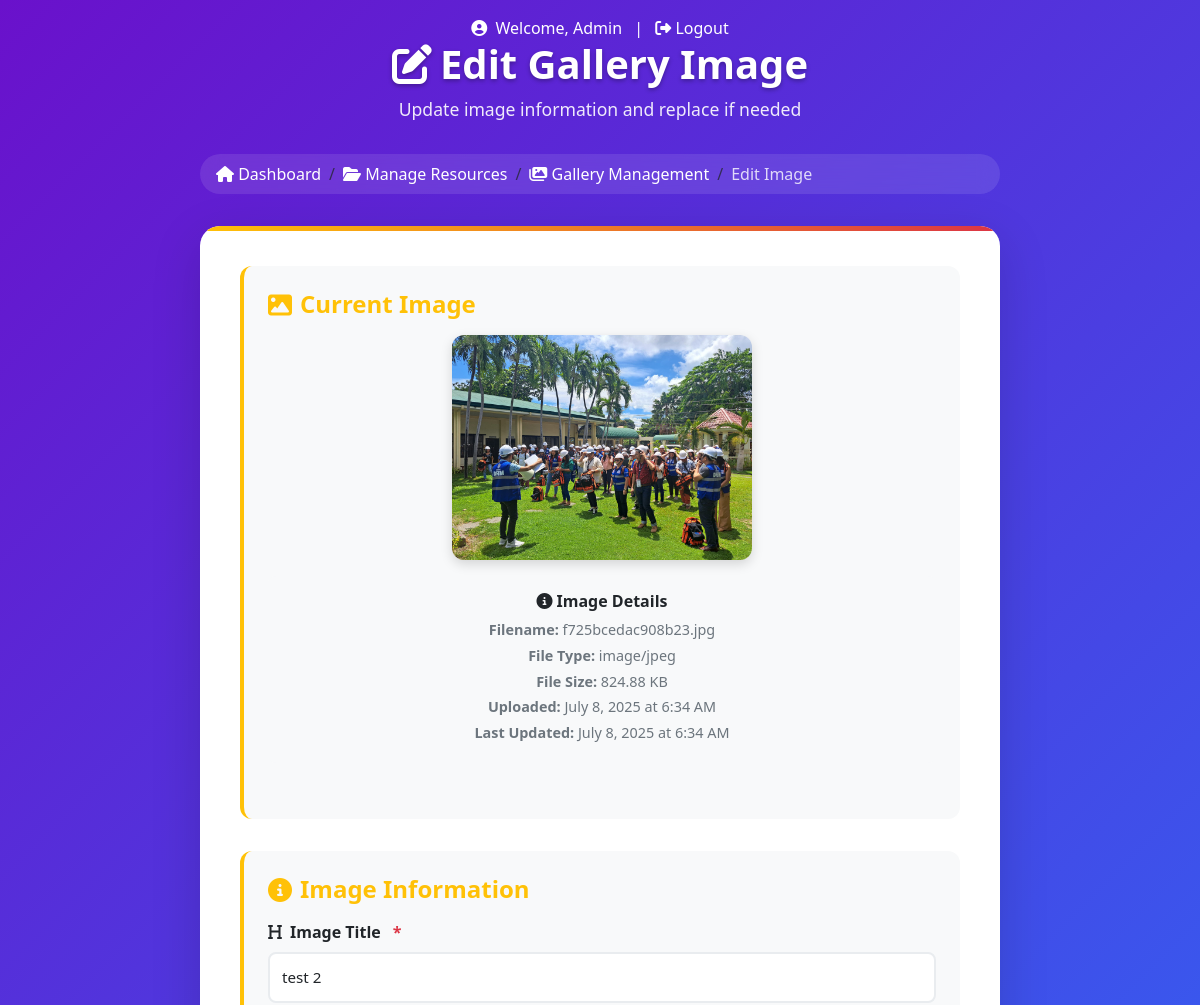
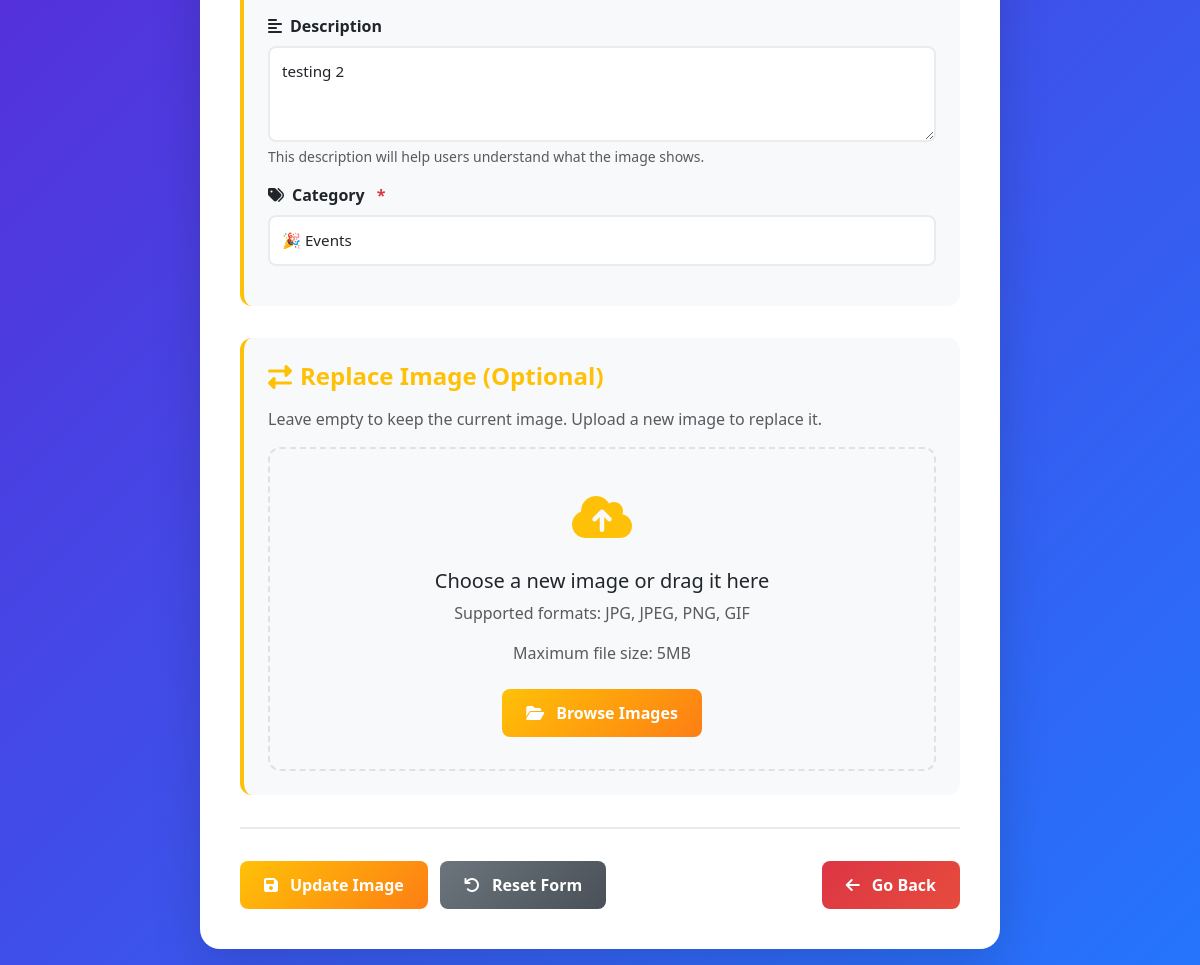
/backend/edit_gallery.php?id=2 (signed in), run on the app's committed database (2 pictures, top to bottom).
### tables this page shows
CREATE TABLE gallery (
  id int NOT NULL AUTO_INCREMENT,
  title varchar(255) NOT NULL,
  `description` text,
  filename varchar(255) NOT NULL,
  category enum('programs','initiatives','events','sports') NOT NULL,
  theme varchar(100) DEFAULT NULL,
  filetype varchar(100) NOT NULL,
  filesize int NOT NULL,
  uploaded_at timestamp NULL DEFAULT CURRENT_TIMESTAMP,
  updated_at timestamp NULL DEFAULT CURRENT_TIMESTAMP ON UPDATE CURRENT_TIMESTAMP,
  PRIMARY KEY (id),
  KEY idx_category (category),
  KEY idx_uploaded_at (uploaded_at),
  KEY idx_title (title),
  KEY idx_theme (theme)
);

### backend/edit_gallery.php (the view, shortened to what this page needs)
<?php
require_once 'db.php';
$image_id = $_GET['id'] ?? null;
try {
    $stmt = $pdo->prepare("SELECT * FROM gallery WHERE id = ?");
    $stmt->execute([$image_id]);
    $image = $stmt->fetch(PDO::FETCH_ASSOC);
} catch (PDOException $e) {
    header('Location: gallery_admin.php?error=' . urlencode('Database error.'));
    exit();
}
function formatFileSize($bytes) {
    if ($bytes >= 1048576) {
        return number_format($bytes / 1048576, 2) . ' MB';
    } elseif ($bytes >= 1024) {
        return number_format($bytes / 1024, 2) . ' KB';
    } else {
        return $bytes . ' bytes';
    }
}
?>
<!DOCTYPE html>
<html lang="en">
<head>
  <link href="https://cdn.jsdelivr.net/npm/bootstrap@5.3.3/dist/css/bootstrap.min.css" rel="stylesheet" />
  <link rel="stylesheet" href="https://cdnjs.cloudflare.com/ajax/libs/font-awesome/6.5.0/css/all.min.css" />
</head>
<body>
  <div class="edit-container">
    <div class="header-bar">
      <div class="user-info">
        <i class="fas fa-user-circle me-1"></i>
        Welcome, <?= htmlspecialchars($_SESSION['username'] ?? 'Admin') ?>
        <span class="ms-2">|</span>
        <a href="logout.php" class="text-white text-decoration-none ms-2">
          <i class="fas fa-sign-out-alt"></i> Logout
        </a>
      </div>
      <h1><i class="fas fa-edit me-2"></i>Edit Gallery Image</h1>
      <p>Update image information and replace if needed</p>
    </div>
    <nav aria-label="breadcrumb">
      <ol class="breadcrumb">
        <li class="breadcrumb-item"><a href="admin.php"><i class="fas fa-home"></i> Dashboard</a></li>
        <li class="breadcrumb-item"><a href="resources_admin.php"><i class="fas fa-folder-open"></i> Manage Resources</a></li>
        <li class="breadcrumb-item"><a href="gallery_admin.php"><i class="fas fa-images"></i> Gallery Management</a></li>
        <li class="breadcrumb-item active" aria-current="page">Edit Image</li>
      </ol>
    </nav>
    <div class="edit-panel">
      <form action="handle_gallery_edit.php" method="POST" enctype="multipart/form-data" id="editForm" novalidate>
        <div class="form-section">
          <h4><i class="fas fa-image"></i>Current Image</h4>
          <div class="current-image">
            <img src="../uploads/gallery/<?= urlencode($image['filename']) ?>"
                 alt="<?= htmlspecialchars($image['title']) ?>">
            <div class="image-info">
              <h6><i class="fas fa-info-circle me-1"></i>Image Details</h6>
              <p><strong>Filename:</strong> <?= htmlspecialchars($image['filename']) ?></p>
              <p><strong>File Type:</strong> <?= htmlspecialchars($image['filetype']) ?></p>
              <p><strong>File Size:</strong> <?= formatFileSize($image['filesize']) ?></p>
              <p><strong>Uploaded:</strong> <?= date('F j, Y \a\t g:i A', strtotime($image['uploaded_at'])) ?></p>
              <p><strong>Last Updated:</strong> <?= date('F j, Y \a\t g:i A', strtotime($image['updated_at'])) ?></p>
            </div>
          </div>
        </div>
        <div class="form-section">
          <h4><i class="fas fa-info-circle"></i>Image Information</h4>
          <div class="mb-3">
            <label for="title" class="form-label required">
              <i class="fas fa-heading"></i>Image Title
            </label>
            <input type="text" name="title" id="title" class="form-control" required
                   value="<?= htmlspecialchars($image['title']) ?>"
                   placeholder="Enter a descriptive title for the image">
          </div>
          <div class="mb-3">
            <label for="description" class="form-label">
              <i class="fas fa-align-left"></i>Description
            </label>
            <textarea name="description" id="description" class="form-control form-textarea" rows="3"
                      placeholder="Provide a brief description of the image content"><?= htmlspecialchars($image['description']) ?></textarea>
            <div class="form-text">This description will help users understand what the image shows.</div>
          </div>
          <div class="mb-3">
            <label for="category" class="form-label required">
              <i class="fas fa-tags"></i>Category
            </label>
            <select name="category" id="category" class="form-select" required>
              <option value="events" <?= $image['category'] === 'events' ? 'selected' : '' ?>>🎉 Events</option>
            </select>
          </div>
        </div>
        <div class="form-section">
          <h4><i class="fas fa-exchange-alt"></i>Replace Image (Optional)</h4>
          <p class="text-muted mb-3">Leave empty to keep the current image. Upload a new image to replace it.</p>
          <div class="image-upload-area" id="imageUploadArea">
            <div class="image-upload-icon">
              <i class="fas fa-cloud-upload-alt"></i>
            </div>
            <h5>Choose a new image or drag it here</h5>
            <p class="text-muted">Supported formats: JPG, JPEG, PNG, GIF</p>
            <p class="text-muted">Maximum file size: 5MB</p>
            <button type="button" class="btn btn-warning mt-2" onclick="document.getElementById('newImage').click()">
              <i class="fas fa-folder-open me-1"></i>Browse Images
            </button>
          </div>
        </div>
        <div class="action-buttons">
          <div>
            <button type="submit" class="btn btn-warning" id="updateBtn">
              <i class="fas fa-save me-1"></i>
              <span id="updateText">Update Image</span>
            </button>
            <button type="reset" class="btn btn-secondary ms-2">
              <i class="fas fa-undo me-1"></i>Reset Form
            </button>
          </div>
          <div>
            <a href="gallery_admin.php" class="btn btn-danger">
              <i class="fas fa-arrow-left me-1"></i>Go Back
            </a>
          </div>
        </div>
      </form>
    </div>
  </div>
</body>
</html>

### backend/edit_gallery.php (style rules this page uses)
:root { --primary-color: #2575fc; --secondary-color: #6a11cb; --success-color: #198754; --danger-color: #dc3545; --warning-color: #ffc107; --info-color: #0dcaf0; --dark-color: #212529; --light-color: #f8f9fa; }
body { background: linear-gradient(135deg, var(--secondary-color), var(--primary-color)); min-height: 100vh; font-family: 'Segoe UI', Tahoma, Geneva, Verdana, sans-serif; margin: 0; padding: 1rem 0; }
.edit-container { max-width: 800px; margin: 0 auto; }
.header-bar { text-align: center; color: white; margin-bottom: 2rem; }
.header-bar h1 { font-weight: 700; font-size: 2.5rem; margin-bottom: 0.5rem; text-shadow: 0 2px 4px rgba(0, 0, 0, 0.3); }
.header-bar p { font-size: 1.1rem; opacity: 0.9; margin-bottom: 0; }
.breadcrumb { background: rgba(255, 255, 255, 0.1); backdrop-filter: blur(10px); border-radius: 25px; padding: 0.5rem 1rem; margin-bottom: 2rem; }
.breadcrumb-item a { color: white; text-decoration: none; font-weight: 500; }
.breadcrumb-item.active { color: rgba(255, 255, 255, 0.8); }
.edit-panel { background: #fff; padding: 2.5rem; border-radius: 20px; box-shadow: 0 15px 50px rgba(0, 0, 0, 0.15); position: relative; overflow: hidden; }
.edit-panel::before { content: ''; position: absolute; top: 0; left: 0; right: 0; height: 5px; background: linear-gradient(90deg, var(--warning-color), var(--danger-color)); }
.form-section { margin-bottom: 2rem; padding: 1.5rem; background: var(--light-color); border-radius: 12px; border-left: 4px solid var(--warning-color); }
.form-section h4 { color: var(--warning-color); font-weight: 700; margin-bottom: 1rem; display: flex; align-items: center; gap: 0.5rem; }
.form-label { font-weight: 600; color: var(--dark-color); margin-bottom: 0.5rem; display: flex; align-items: center; gap: 0.5rem; }
.form-label.required::after { content: '*'; color: var(--danger-color); font-weight: bold; margin-left: 0.25rem; }
.form-control, .form-select, .form-textarea { border: 2px solid #e9ecef; border-radius: 8px; padding: 0.75rem; transition: all 0.3s ease; font-size: 0.95rem; background: white; }
.current-image { text-align: center; margin-bottom: 2rem; }
.current-image img { max-width: 300px; max-height: 300px; border-radius: 12px; box-shadow: 0 4px 12px rgba(0, 0, 0, 0.15); }
.image-info { background: var(--light-color); padding: 1rem; border-radius: 8px; margin-top: 1rem; }
.image-info h6 { color: var(--dark-color); margin-bottom: 0.5rem; font-weight: 600; }
.image-info p { margin: 0.25rem 0; color: #6c757d; font-size: 0.9rem; }
.image-upload-area { border: 2px dashed #dee2e6; border-radius: 12px; padding: 2rem; text-align: center; transition: all 0.3s ease; background: #f8f9fa; cursor: pointer; margin-top: 1rem; }
.image-upload-icon { font-size: 3rem; color: var(--warning-color); margin-bottom: 1rem; }
.btn { border-radius: 8px; padding: 0.75rem 1.5rem; font-weight: 600; transition: all 0.3s ease; border: none; text-decoration: none; display: inline-flex; align-items: center; gap: 0.5rem; }
.btn-warning { background: linear-gradient(135deg, var(--warning-color), #fd7e14); color: white; }
.btn-secondary { background: linear-gradient(135deg, #6c757d, #495057); color: white; }
.btn-danger { background: linear-gradient(135deg, var(--danger-color), #e74c3c); color: white; }
.action-buttons { display: flex; justify-content: space-between; align-items: center; gap: 1rem; margin-top: 2rem; padding-top: 2rem; border-top: 2px solid #e9ecef; }
.form-section { animation: slideInUp 0.5s ease-out; }

### data on the page
gallery: filename (picture), filename "f725bcedac908b23.jpg", filetype "image/jpeg", filesize "824.88 KB", uploaded_at "July 8, 2025 at 6:34 AM", updated_at "July 8, 2025 at 6:34 AM", title "test 2", description "testing 2", category "🎉 Events"

### other printed values
$_SESSION['username'] "Admin"
